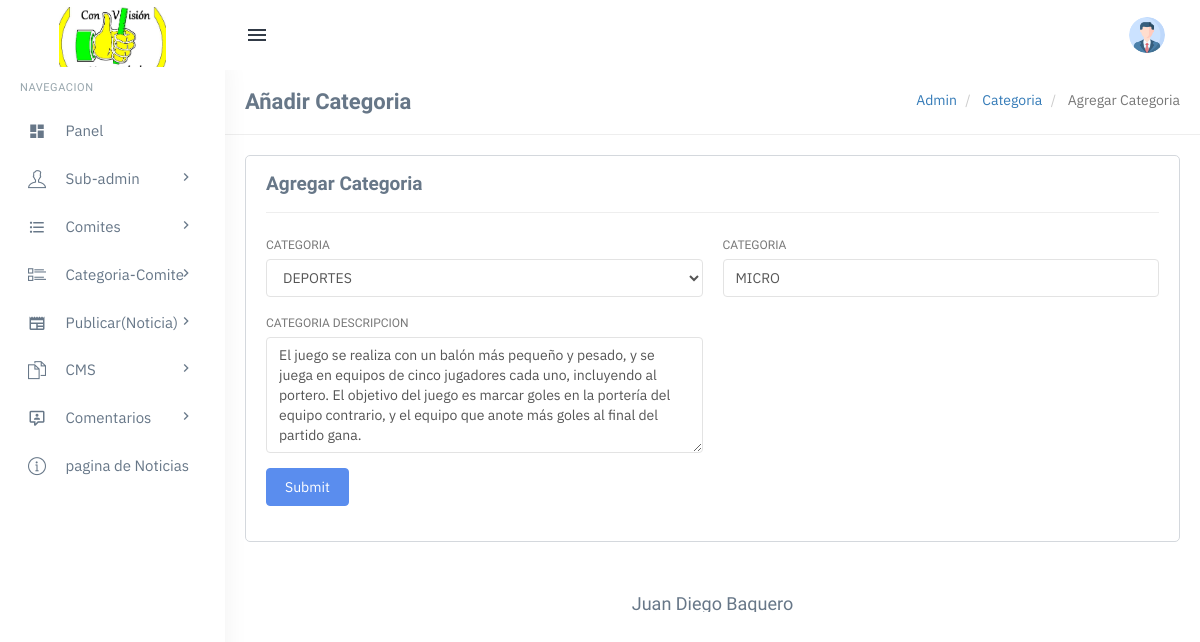
Page /Noticias/admin/edit-subcategory.php?scid=14 (signed in) on the committed database.
### tables this page shows
CREATE TABLE `tblsubcategory` (
  `SubCategoryId` int(11) NOT NULL,
  `CategoryId` int(11) DEFAULT NULL,
  `Subcategory` varchar(255) DEFAULT NULL,
  `SubCatDescription` mediumtext DEFAULT NULL,
  `PostingDate` timestamp NOT NULL DEFAULT current_timestamp(),
  `UpdationDate` timestamp NULL DEFAULT NULL ON UPDATE current_timestamp(),
  `Is_Active` int(1) DEFAULT NULL
);

CREATE TABLE `tblcategory` (
  `id` int(11) NOT NULL,
  `CategoryName` varchar(200) DEFAULT NULL,
  `Description` mediumtext DEFAULT NULL,
  `PostingDate` timestamp NULL DEFAULT current_timestamp(),
  `UpdationDate` timestamp NULL DEFAULT NULL ON UPDATE current_timestamp(),
  `Is_Active` int(1) DEFAULT NULL
);

### Noticias/admin/edit-subcategory.php (the view, shortened to what this page needs)
<?php
   include('includes/config.php');
   if(strlen($_SESSION['login'])==0)
     {
   header('location:index.php');
   }
   else{
   ?>
         <?php include('includes/topheader.php');?>
         <?php include('includes/leftsidebar.php');?>
         <div class="content-page">
            <div class="content">
               <div class="container">
                  <div class="row">
                     <div class="col-xs-12">
                        <div class="page-title-box">
                           <h4 class="page-title">Añadir Categoria</h4>
                           <ol class="breadcrumb p-0 m-0">
                              <li>
                                 <a href="#">Admin</a>
                              </li>
                              <li>
                                 <a href="#">Categoria </a>
                              </li>
                              <li class="active">
                                 Agregar Categoria
                              </li>
                           </ol>
                           <div class="clearfix"></div>
                        </div>
                     </div>
                  </div>
                  <div class="row">
                     <div class="col-sm-12">
                        <div class="card-box">
                           <h4 class="m-t-0 header-title"><b>Agregar Categoria </b></h4>
                           <hr />
                           <div class="row">
                              <div class="col-sm-6">
                              </div>
                           </div>
                           <?php
                              $subcatid=intval($_GET['scid']);
                              $query=mysqli_query($con,"Select tblcategory.CategoryName as catname,tblcategory.id as catid,tblsubcategory.Subcategory as subcatname,tblsubcategory.SubCatDescription as SubCatDescription,tblsubcategory.PostingDate as subcatpostingdate,tblsubcategory.UpdationDate as subcatupdationdate,tblsubcategory.SubCategoryId as subcatid from tblsubcategory join tblcategory on tblsubcategory.CategoryId=tblcategory.id where tblsubcategory.Is_Active=1 and  SubCategoryId='$subcatid'");
                              while($row=mysqli_fetch_array($query))
                              {
                              ?>
                                 <form class="row" name="category" method="post">
                                    <div class="form-group col-md-6">
                                       <label class="control-label">Categoria</label>
                                          <select class="form-control" name="category" required>
                                             <option value="<?php echo htmlentities($row['catid']);?>"><?php echo htmlentities($row['catname']);?></option>
                                          </select>
                                    </div>
                                    <div class="form-group col-md-6">
                                       <label class="control-label">Categoria</label>
                                          <input type="text" class="form-control" value="<?php echo htmlentities($row['subcatname']);?>" name="subcategory" required>
                                    </div>
                                    <div class="form-group col-md-6">
                                       <label class="control-label">Categoria Descripcion</label>
                                          <textarea class="form-control" rows="5" name="sucatdescription" required><?php echo htmlentities($row['SubCatDescription']);?></textarea>
                                    </div>
                                    <?php } ?>
                                    <div class="form-group col-md-12">
                                          <button type="submit" class="btn btn-custom waves-effect waves-light btn-md" name="submitsubcat">
                                          Submit
                                          </button>
                                    </div>
                                 </form>
                        </div>
                     </div>
                  </div>
               </div>
            </div>
            <?php include('includes/footer.php');?>
<?php } ?>

### Noticias/admin/assets/css/core.css (style rules this page uses)
body { font-family: "IBM Plex Sans", "Oxygen", "Ubuntu", "Cantarell", "Fira Sans", sans-serif; margin: 0; padding-bottom: 60px; overflow-x: hidden; color: #797979; }
html { position: relative; min-height: 100%; }
.h1, .h2, .h3, .h4, .h5, .h6, h1, h2, h3, h4, h5, h6 { color: #677788; font-family: 'Hind Madurai', sans-serif; margin: 10px 0; }
* { outline: none !important; }
b, strong { font-weight: 600; font-family: 'Hind Madurai', sans-serif; }
.container { width: auto; }
.p-0 { padding: 0 !important; }
.m-0 { margin: 0 !important; }
.m-t-0 { margin-top: 0 !important; }
.card-box { padding: 20px; border: 1px solid #d4d8dd; -webkit-border-radius: 5px; border-radius: 5px; -moz-border-radius: 5px; background-clip: padding-box; margin-bottom: 20px; background-color: #ffffff; }
.row { margin-right: -10px; margin-left: -10px; }
.col-lg-1, .col-lg-10, .col-lg-11, .col-lg-12, .col-lg-2, .col-lg-3, .col-lg-4, .col-lg-5, .col-lg-6, .col-lg-7, .col-lg-8, .col-lg-9, .col-md-1, .col-md-10, .col-md-11, .col-md-12, .col-md-2, .col-md-3, .col-md-4, .col-md-5, .col-md-6, .col-md-7, .col-md-8, .col-md-9, .col-sm-1, .col-sm-10, .col-sm-11, .col-sm-12, .col-sm-2, .col-sm-3, .col-sm-4, .col-sm-5, .col-sm-6, .col-sm-7, .col-sm-8, .col-sm-9, .col-xs-1, .col-xs-10, .col-xs-11, .col-xs-12, .col-xs-2, .col-xs-3, .col-xs-4, .col-xs-5, .col-xs-6, .col-xs-7, .col-xs-8, .col-xs-9 { padding-left: 10px; padding-right: 10px; }
.breadcrumb { background-color: transparent; margin-bottom: 15px; padding-top: 10px; padding-left: 0; }
.waves-effect { position: relative; cursor: pointer; display: inline-block; overflow: hidden; -webkit-user-select: none; -moz-user-select: none; -ms-user-select: none; user-select: none; -webkit-tap-highlight-color: transparent; vertical-align: middle; z-index: 1; will-change: opacity, transform; -webkit-transition: all 0.3s ease-out; -moz-transition: all 0.3s ease-out; -o-transition: all 0.3s ease-out; -ms-transition: all 0.3s ease-out; transition: all 0.3s ease-out; }

### Noticias/admin/assets/css/menu.css (style rules this page uses)
.content-page { margin-left: 225px; overflow: hidden; }
.content-page .content { padding: 0 5px 10px 5px; margin-top: 70px; }
.page-title { font-size: 22px; margin-bottom: 0; margin-top: 0; font-weight: 600; }
.header-title { font-size: 19px; line-height: 16px; margin-bottom: 8px; font-weight: 600; }
.page-title-box { padding: 20px; border-bottom: 1px solid #eee; margin: 0 -20px 20px -20px; }
.page-title-box .page-title { margin-bottom: 0; float: left; }
.page-title-box .breadcrumb { float: right; background-color: transparent !important; }

### rows in the picture
tblsubcategory: category "DEPORTES", subcategory "MICRO", sucatdescription "El juego se realiza con un balón más pequeño y pesado, y se juega en equipos de cinco jugadores cada uno, incluyendo al portero. El objetivo del juego es marcar goles en la portería del equipo contrario, y el equipo que anote más goles al final del partido gana."
